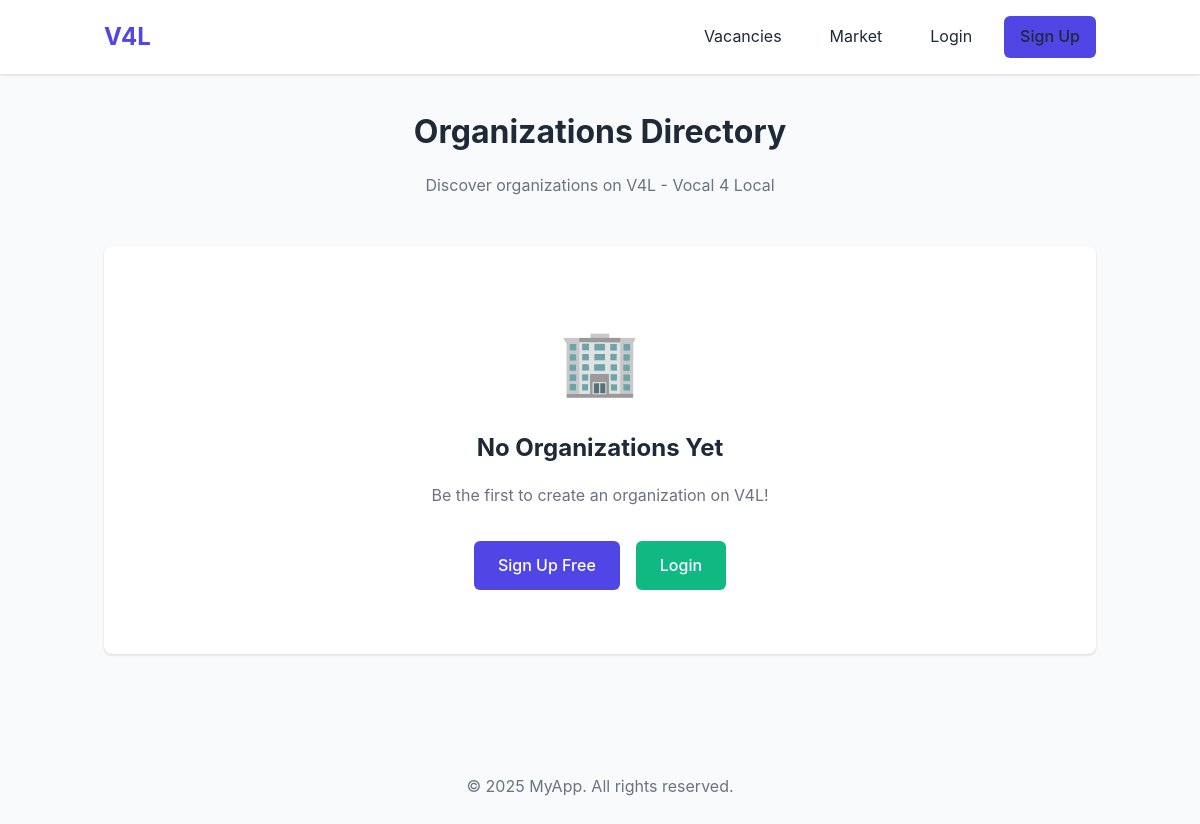
The page /public/organizations/directory/index.php on the database as committed earlier.
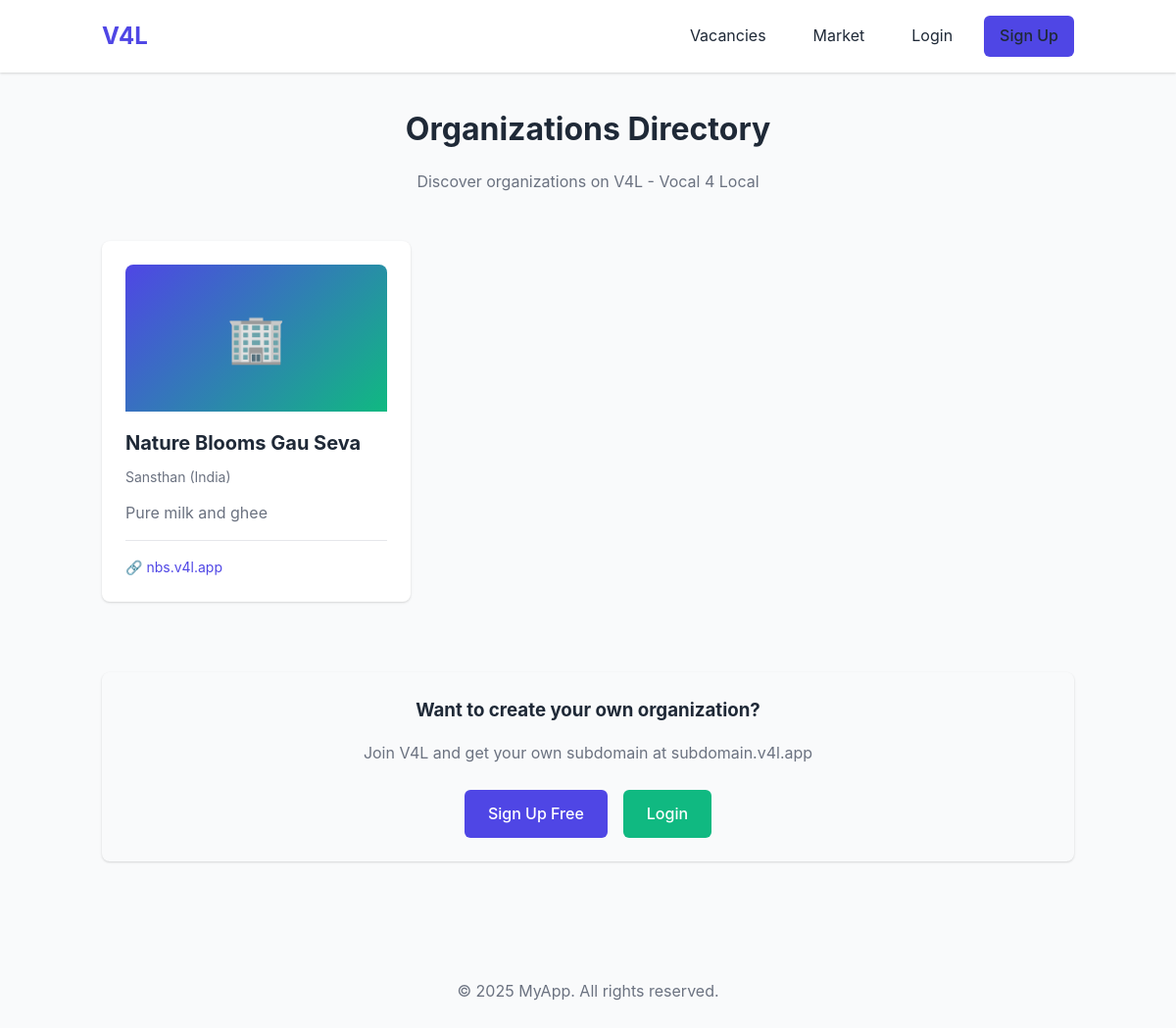
The same page on the database as committed later.
### tables this page shows
CREATE TABLE organizations (
    id TEXT PRIMARY KEY,
    short_name TEXT NOT NULL,
    legal_structure TEXT,
    subdomain TEXT UNIQUE NOT NULL,
    description TEXT,
    email TEXT,
    phone TEXT,
    website TEXT,
    logo_url TEXT,
    is_active INTEGER DEFAULT 1,
    created_by TEXT NOT NULL,
    created_at TEXT DEFAULT CURRENT_TIMESTAMP,
    updated_by TEXT,
    updated_at TEXT,
    deleted_by TEXT,
    deleted_at TEXT,
    FOREIGN KEY (created_by) REFERENCES users(id) ON DELETE CASCADE
);

### src/includes/autoload.php (called while the page is built, shortened)
<?php
spl_autoload_register(function ($class) {
    $prefix = 'App\\';
    $base_dir = __DIR__ . '/../';
    $len = strlen($prefix);
    $relative_class = substr($class, $len);
    $file = $base_dir . str_replace('\\', '/', $relative_class) . '.php';
});

### src/config/Env.php (called while the page is built, shortened)
<?php
class Env {
    private static $vars = [];
    public static function load($path = null) {
        if ($path === null) {
            $path = __DIR__ . '/../../.env';
        }
        if (!file_exists($path)) {
            return;
        }
    }
    private static function setDefaults() {
        $defaults = [
            'APP_ENV' => 'development',
            'DB_DRIVER' => 'sqlite',
            'SQLITE_DB_PATH' => 'database/app.db',
            'APP_NAME' => 'MyApp',
            'APP_DEBUG' => 'true',
            'BASE_URL' => 'http://localhost:8000',
            'SESSION_LIFETIME' => '86400',
            'SESSION_NAME' => 'myapp_session',
            'PASSWORD_MIN_LENGTH' => '6'
        ];
        foreach ($defaults as $key => $value) {
            self::$vars[$key] = $value;
        }
    }
    public static function get($key, $default = null) {
        if (isset(self::$vars[$key])) {
            return self::$vars[$key];
        }
        return $default;
    }
    public static function getDbDriver() {
        return self::get('DB_DRIVER', 'sqlite');
    }
}

### src/config/Database.php (called while the page is built, shortened)
<?php
class Database {
    private static $instance = null;
    private function __construct() {
        $this->driver = Env::getDbDriver();
    }
    private function initSQLite() {
        $dbPath = __DIR__ . '/../../' . Env::get('SQLITE_DB_PATH', 'database/app.db');
        $dbDir = dirname($dbPath);
        try {
            $this->pdo = new \PDO('sqlite:' . $dbPath);
        } catch (\PDOException $e) {
            throw new \Exception("SQLite Connection Error: " . $e->getMessage());
        }
    }
    public static function getInstance() {
        if (self::$instance === null) {
            self::$instance = new self();
        }
        return self::$instance;
    }
}

### src/classes/Auth.php (called while the page is built, shortened)
<?php
class Auth {
    public function isLoggedIn() {
        return isset($_SESSION['logged_in']) && $_SESSION['logged_in'] === true;
    }
}

### src/classes/OrganizationRepository.php (called while the page is built, shortened)
<?php
class OrganizationRepository {
    private $db;
    private $tableName = 'organizations';
    public function __construct() {
        $this->db = Database::getInstance();
    }
    public function findAllPublic($limit = 100, $offset = 0) {
        if ($this->db->getDriver() === 'sqlite') {
            $pdo = $this->db->getPdo();
            $stmt = $pdo->prepare("SELECT * FROM {$this->tableName}
                                   WHERE deleted_at IS NULL AND is_active = 1
                                   ORDER BY created_at DESC
                                   LIMIT ? OFFSET ?");
            $stmt->execute([$limit, $offset]);
            $data = $stmt->fetchAll();
            $organizations = [];
            foreach ($data as $orgData) {
                $org = new Organization($orgData);
                $organizations[] = $org->getPublicFields();
            }
            return $organizations;
        }
        return [];
    }
}

### src/classes/Organization.php (called while the page is built, shortened)
<?php
class Organization {
    private $id;
    private $short_name;
    private $legal_structure;
    private $subdomain;
    private $description;
    private $website;
    private $logo_url;
    private $is_active;
    public function hydrate($data) {
        if (isset($data['id'])) $this->id = $data['id'];
        if (isset($data['short_name'])) $this->short_name = $data['short_name'];
        if (isset($data['legal_structure'])) $this->legal_structure = $data['legal_structure'];
        if (isset($data['subdomain'])) $this->subdomain = $data['subdomain'];
        if (isset($data['description'])) $this->description = $data['description'];
        if (isset($data['website'])) $this->website = $data['website'];
        if (isset($data['is_active'])) $this->is_active = $data['is_active'];
    }
    public function getPublicFields() {
        return [
            'id' => $this->id,
            'short_name' => $this->short_name,
            'legal_structure' => $this->legal_structure,
            'subdomain' => $this->subdomain,
            'description' => $this->description,
            'website' => $this->website,
            'logo_url' => $this->logo_url,
            'is_active' => $this->is_active
        ];
    }
}

### public/organizations/directory/index.php (the view, shortened to what the changed rows need)
<?php
require_once __DIR__ . '/../../../src/includes/autoload.php';
$auth = new Auth();
$orgRepo = new OrganizationRepository();
$isLoggedIn = $auth->isLoggedIn();
$organizations = $orgRepo->findAllPublic(100, 0);
include __DIR__ . '/../../../views/header.php';
?>
<div class="py-4">
    <div style="max-width: 1200px; margin: 0 auto;">
        <div style="text-align: center; margin-bottom: 3rem;">
            <h1>Organizations Directory</h1>
        </div>
        <?php if (empty($organizations)): ?>
            <div class="card" style="text-align: center; padding: 4rem 2rem;">
                <div style="font-size: 4rem; margin-bottom: 1rem;">🏢</div>
                <h2 style="margin-bottom: 1rem;">No Organizations Yet</h2>
                <p class="text-muted" style="margin-bottom: 2rem;">
                    Be the first to create an organization on V4L!
                </p>
                <?php if (!$isLoggedIn): ?>
                    <div style="display: flex; gap: 1rem; justify-content: center; flex-wrap: wrap;">
                        <a href="/auth/register/" class="btn btn-primary">Sign Up Free</a>
                        <a href="/auth/login/" class="btn btn-secondary">Login</a>
                    </div>
                <?php else: ?>
                    <a href="/organizations/form/" class="btn btn-primary">Create First Organization</a>
                <?php endif; ?>
            </div>
        <?php else: ?>
            <div style="display: grid; grid-template-columns: repeat(auto-fill, minmax(300px, 1fr)); gap: 1.5rem;">
                <?php foreach ($organizations as $org): ?>
                    <div class="card" style="display: flex; flex-direction: column; transition: transform 0.2s, box-shadow 0.2s; cursor: pointer;" onclick="window.location.href='/organizations/view/?id=<?php echo $org['id']; ?>'">
                        <?php if ($org['logo_url']): ?>
                            <div style="width: 100%; height: 150px; overflow: hidden; border-radius: 8px 8px 0 0; margin-bottom: 1rem;">
                                <img src="<?php echo htmlspecialchars($org['logo_url']); ?>" alt="Logo" style="width: 100%; height: 100%; object-fit: cover;">
                            </div>
                        <?php else: ?>
                            <div style="width: 100%; height: 150px; background: linear-gradient(135deg, var(--primary-color) 0%, var(--secondary-color) 100%); border-radius: 8px 8px 0 0; margin-bottom: 1rem; display: flex; align-items: center; justify-content: center; font-size: 3rem;">
                                🏢
                            </div>
                        <?php endif; ?>
                        <div style="flex: 1; display: flex; flex-direction: column;">
                            <h3 style="margin-bottom: 0.5rem; font-size: 1.25rem;">
                                <?php echo htmlspecialchars($org['short_name']); ?>
                            </h3>
                            <?php if ($org['legal_structure']): ?>
                                <p class="text-muted text-small" style="margin-bottom: 0.75rem;">
                                    <?php echo htmlspecialchars($org['legal_structure']); ?>
                                </p>
                            <?php endif; ?>
                            <?php if ($org['description']): ?>
                                <p class="text-muted" style="margin-bottom: 1rem; flex: 1; line-height: 1.5; display: -webkit-box; -webkit-line-clamp: 3; -webkit-box-orient: vertical; overflow: hidden;">
                                    <?php echo htmlspecialchars($org['description']); ?>
                                </p>
                            <?php endif; ?>
                            <div style="padding-top: 1rem; border-top: 1px solid var(--border-color);">
                                <a href="https://<?php echo htmlspecialchars($org['subdomain']); ?>.v4l.app" target="_blank" class="link text-small" onclick="event.stopPropagation();" style="display: flex; align-items: center; gap: 0.5rem;">
                                    🔗 <?php echo htmlspecialchars($org['subdomain']); ?>.v4l.app
                                </a>
                            </div>
                        </div>
                    </div>
                <?php endforeach; ?>
            </div>
            <?php if (!$isLoggedIn): ?>
                <div class="card" style="margin-top: 3rem; text-align: center; background: var(--bg-light);">
                    <h3 style="margin-bottom: 1rem;">Want to create your own organization?</h3>
                    <p class="text-muted" style="margin-bottom: 1.5rem;">
                        Join V4L and get your own subdomain at subdomain.v4l.app
                    </p>
                    <div style="display: flex; gap: 1rem; justify-content: center; flex-wrap: wrap;">
                        <a href="/auth/register/" class="btn btn-primary">Sign Up Free</a>
                        <a href="/auth/login/" class="btn btn-secondary">Login</a>
                    </div>
                </div>
            <?php endif; ?>
        <?php endif; ?>
    </div>
</div>
<?php include __DIR__ . '/../../../views/footer.php'; ?>

Rows that differ between the two databases and show on the page:
added organizations: short_name "Nature Blooms Gau Seva", legal_structure "Sansthan (India)", description "Pure milk and ghee", subdomain "nbs"
Other text that changed with them:
text no longer shown: "🏢 No Organizations Yet Be the first to create an organization on V4L!"
text now shown: "Want to create your own organization? Join V4L and get your own subdomain at subdomain.v4l.app"
